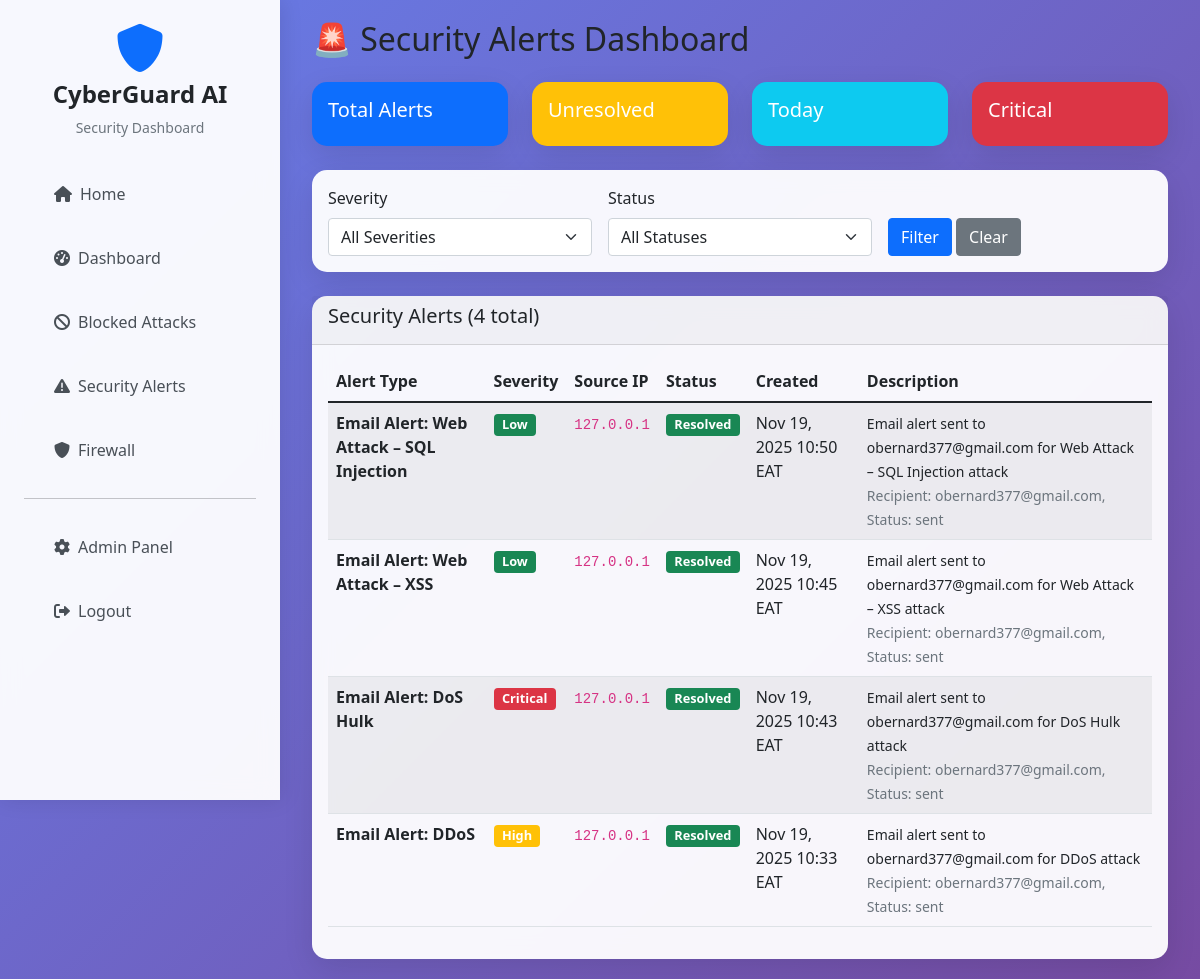
The app's page /dashboard/alerts/ (signed in) with its own data.
### cyberattack/models.py (models this page shows, shortened)
class SecurityAlert(models.Model):
    ALERT_TYPES = [
        ('email', 'Email'),
        ('sms', 'SMS'),
        ('webhook', 'Webhook'),
        ('dashboard', 'Dashboard'),
    ]
    ALERT_STATUS = [
        ('pending', 'Pending'),
        ('sent', 'Sent'),
        ('failed', 'Failed'),
        ('acknowledged', 'Acknowledged'),
    ]
    attack_log = models.ForeignKey(AttackLog, on_delete=models.CASCADE, related_name='alerts', null=True, blank=True)
    alert_type = models.CharField(max_length=50, default='Security Alert')
    severity = models.CharField(max_length=20, choices=AttackLog.SEVERITY_LEVELS, default='Medium')
    source_ip = models.GenericIPAddressField(null=True, blank=True)
    description = models.TextField()
    metadata = models.TextField(blank=True)
    is_resolved = models.BooleanField(default=False)
    created_at = models.DateTimeField(default=django_timezone.now)
    resolved_at = models.DateTimeField(null=True, blank=True)
    resolved_by = models.ForeignKey(User, on_delete=models.SET_NULL, null=True, blank=True)
    class Meta:
        ordering = ['-created_at']

### cyberattack/admin_views.py (the view)
# urls.py: path('dashboard/alerts/', admin_views.security_alerts, name='security_alerts'),
@login_required
@user_passes_test(is_admin)
def security_alerts(request):
    alerts = SecurityAlert.objects.all().order_by('-created_at')
    alert_type = request.GET.get('alert_type')
    status = request.GET.get('status')
    if alert_type:
        alerts = alerts.filter(alert_type__icontains=alert_type)
    if status:
        if status == 'resolved':
            alerts = alerts.filter(is_resolved=True)
        elif status == 'unresolved':
            alerts = alerts.filter(is_resolved=False)
    paginator = Paginator(alerts, 25)
    page_number = request.GET.get('page')
    page_obj = paginator.get_page(page_number)
    context = {
        'page_obj': page_obj,
        'current_filters': {
            'alert_type': alert_type,
            'status': status,
        }
    }
    return render(request, 'cyberattack/security_alerts.html', context)

### cyberattack/admin_views.py (called while the page is built)
def is_admin(user):
    return user.is_staff or user.is_superuser

### cyberattack/models.py (called while the page is built)
    @classmethod
    def get_status(cls):
        maintenance, created = cls.objects.get_or_create(pk=1)
        return maintenance

### cyberattack/templates/cyberattack/security_alerts.html (shortened to what this page needs)
{% extends 'cyberattack/base.html' %}
{% block content %}
<div class="container-fluid">
    <div class="row">
        <div class="col-12">
            <h2 class="mb-4">🚨 Security Alerts Dashboard</h2>
            <div class="row mb-4">
                <div class="col-md-3">
                    <div class="card bg-primary text-white">
                        <div class="card-body">
                            <h5>Total Alerts</h5>
                        </div>
                    </div>
                </div>
                <div class="col-md-3">
                    <div class="card bg-warning text-white">
                        <div class="card-body">
                            <h5>Unresolved</h5>
                        </div>
                    </div>
                </div>
                <div class="col-md-3">
                    <div class="card bg-info text-white">
                        <div class="card-body">
                            <h5>Today</h5>
                        </div>
                    </div>
                </div>
                <div class="col-md-3">
                    <div class="card bg-danger text-white">
                        <div class="card-body">
                            <h5>Critical</h5>
                        </div>
                    </div>
                </div>
            </div>
            <div class="card mb-4">
                <div class="card-body">
                    <form method="get" class="row g-3">
                        <div class="col-md-4">
                            <label for="severity" class="form-label">Severity</label>
                            <select name="severity" id="severity" class="form-select">
                                <option value="">All Severities</option>
                            </select>
                        </div>
                        <div class="col-md-4">
                            <label for="status" class="form-label">Status</label>
                            <select name="status" id="status" class="form-select">
                                <option value="">All Statuses</option>
                            </select>
                        </div>
                        <div class="col-md-4">
                            <label class="form-label">&nbsp;</label>
                            <div>
                                <button type="submit" class="btn btn-primary">Filter</button>
                                <a href="{% url 'security_alerts_tracking' %}" class="btn btn-secondary">Clear</a>
                            </div>
                        </div>
                    </form>
                </div>
            </div>
            <div class="card">
                <div class="card-header">
                    <h5>Security Alerts ({{ page_obj.paginator.count }} total)</h5>
                </div>
                <div class="card-body">
                    <div class="table-responsive">
                        <table class="table table-striped">
                            <thead>
                                <tr>
                                    <th>Alert Type</th>
                                    <th>Severity</th>
                                    <th>Source IP</th>
                                    <th>Status</th>
                                    <th>Created</th>
                                    <th>Description</th>
                                </tr>
                            </thead>
                            <tbody>
                                {% for alert in page_obj %}
                                <tr>
                                    <td><strong>{{ alert.alert_type }}</strong></td>
                                    <td>
                                        <span class="badge
                                            {% if alert.severity == 'Critical' %}bg-danger
                                            {% elif alert.severity == 'High' %}bg-warning
                                            {% elif alert.severity == 'Medium' %}bg-info
                                            {% else %}bg-success{% endif %}">
                                            {{ alert.severity }}
                                        </span>
                                    </td>
                                    <td><code>{{ alert.source_ip|default:"N/A" }}</code></td>
                                    <td>
                                        {% if alert.is_resolved %}
                                            <span class="badge bg-success">Resolved</span>
                                        {% else %}
                                            <span class="badge bg-warning">Unresolved</span>
                                        {% endif %}
                                    </td>
                                    <td>{{ alert.created_at|date:"M d, Y H:i T" }}</td>
                                    <td>
                                        <small>{{ alert.description|truncatewords:15 }}</small>
                                        {% if alert.metadata %}
                                            <br><small class="text-muted">{{ alert.metadata|truncatewords:10 }}</small>
                                        {% endif %}
                                    </td>
                                </tr>
                                {% empty %}
                                <tr>
                                    <td colspan="6" class="text-center">No security alerts found.</td>
                                </tr>
                                {% endfor %}
                            </tbody>
                        </table>
                    </div>
                </div>
            </div>
        </div>
    </div>
</div>
{% endblock %}

### cyberattack/templates/cyberattack/base.html (style rules this page uses)
:root { --primary-gradient: linear-gradient(135deg, #667eea 0%, #764ba2 100%); --secondary-gradient: linear-gradient(135deg, #f093fb 0%, #f5576c 100%); --success-gradient: linear-gradient(135deg, #4facfe 0%, #00f2fe 100%); --dark-gradient: linear-gradient(135deg, #2c3e50 0%, #34495e 100%); }
body { font-family: 'Segoe UI', Tahoma, Geneva, Verdana, sans-serif; background: var(--primary-gradient); min-height: 100vh; margin: 0; }
.card { background: rgba(255,255,255,0.95); border: none; border-radius: 15px; box-shadow: 0 10px 30px rgba(0,0,0,0.1); backdrop-filter: blur(10px); }
.badge { font-size: 0.8em; }

### records on screen
SecurityAlert: alert_type "Email Alert: Web Attack – SQL Injection", severity "Low", source_ip "127.0.0.1", is_resolved "Resolved", created_at "Nov 19, 2025 10:50 EAT", description "Email alert sent to obernard377@gmail.com for Web Attack – SQL Injection attack", metadata "Recipient: obernard377@gmail.com, Status: sent"
SecurityAlert: alert_type "Email Alert: Web Attack – XSS", severity "Low", source_ip "127.0.0.1", is_resolved "Resolved", created_at "Nov 19, 2025 10:45 EAT", description "Email alert sent to obernard377@gmail.com for Web Attack – XSS attack", metadata "Recipient: obernard377@gmail.com, Status: sent"
SecurityAlert: alert_type "Email Alert: DoS Hulk", severity "Critical", source_ip "127.0.0.1", is_resolved "Resolved", created_at "Nov 19, 2025 10:43 EAT", description "Email alert sent to obernard377@gmail.com for DoS Hulk attack", metadata "Recipient: obernard377@gmail.com, Status: sent"
SecurityAlert: alert_type "Email Alert: DDoS", severity "High", source_ip "127.0.0.1", is_resolved "Resolved", created_at "Nov 19, 2025 10:33 EAT", description "Email alert sent to obernard377@gmail.com for DDoS attack", metadata "Recipient: obernard377@gmail.com, Status: sent"

### other values on screen
{{ page_obj.paginator.count }} "4"
